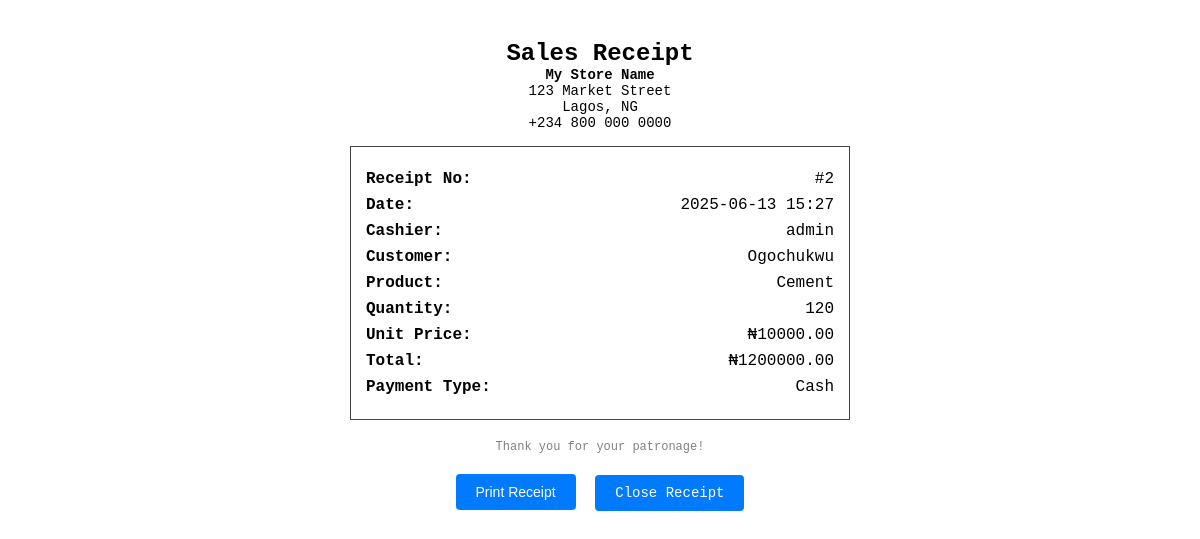
/receipt/2 (signed in), run on the app's committed database.
### models.py (models this page shows, shortened)
class Sale(db.Model):
    id = db.Column(db.Integer, primary_key=True)
    uuid = db.Column(db.String(36), unique=True, default=lambda: str(uuid.uuid4()))
    product_id = db.Column(db.Integer, db.ForeignKey('product.id'), nullable=False)
    quantity = db.Column(db.Integer, nullable=False)
    cost_price = db.Column(db.Float, nullable=False)  # <-- Add this line
    unit_price = db.Column(db.Float, nullable=False)
    total_price = db.Column(db.Float, nullable=False)
    customer_name = db.Column(db.String(100), nullable=True)
    payment_type = db.Column(db.String(50), nullable=True)  # e.g., Cash, Card, Mobile Money
    comments = db.Column(db.String(300), nullable=True)
    timestamp = db.Column(db.DateTime, default=datetime.utcnow)
    last_modified = db.Column(db.DateTime, default=datetime.utcnow, onupdate=datetime.utcnow)
    synced = db.Column(db.Boolean, default=False)
    user_id = db.Column(db.Integer, db.ForeignKey('user.id'))  # Link to User
    user = db.relationship('User', backref='sales')            # Optional: allows user.sales
    transaction_id = db.Column(db.Integer, db.ForeignKey('sale_transaction.id'), nullable=True)

class User(db.Model, UserMixin):
    id = db.Column(db.Integer, primary_key=True)
    uuid = db.Column(db.String(36), unique=True, default=lambda: str(uuid.uuid4()))
    username = db.Column(db.String(80), unique=True, nullable=False)
    full_name = db.Column(db.String(120), nullable=False)       # Full name field
    email = db.Column(db.String(120), unique=True, nullable=False)  # Email should be unique and required
    phone_number = db.Column(db.String(20), unique=True, nullable=True)  # Optional, but unique if provided
    password = db.Column(db.String(200), nullable=False)
    role = db.Column(db.String(20), nullable=False, default='user')  # roles: admin, approver, user
    is_approved = db.Column(db.Boolean, default=False)
    timestamp = db.Column(db.DateTime, default=datetime.utcnow)
    last_modified = db.Column(db.DateTime, default=datetime.utcnow, onupdate=datetime.utcnow)
    synced = db.Column(db.Boolean, default=False)

class Product(db.Model):
    id = db.Column(db.Integer, primary_key=True)
    uuid = db.Column(db.String(36), unique=True, default=lambda: str(uuid.uuid4()))
    barcode = db.Column(db.String(100), unique=True, nullable=True)  # <-- Add this line
    name = db.Column(db.String(100), nullable=False)
    quantity = db.Column(db.Integer, nullable=False)
    price = db.Column(db.Float, nullable=False)
    cost_price = db.Column(db.Float, nullable=False)
    timestamp = db.Column(db.DateTime, default=datetime.utcnow)
    last_modified = db.Column(db.DateTime, default=datetime.utcnow, onupdate=datetime.utcnow)
    synced = db.Column(db.Boolean, default=False)
    sales = db.relationship('Sale', backref='product', lazy=True)

### app.py (the view)
@app.route('/receipt/<int:sale_id>')
@login_required
def view_receipt(sale_id):
    sale = Sale.query.get_or_404(sale_id)
    product = Product.query.get(sale.product_id)
    return render_template('receipt.html', sale=sale, product=product)

### app.py (called while the page is built)
@login_manager.user_loader
def load_user(user_id):
    return User.query.get(int(user_id))

### templates/receipt.html (shortened to what this page needs)
<!DOCTYPE html>
<html>
<head>
</head>
<body>
    <h2>Sales Receipt</h2>
    <div class="store-info">
        <div><strong>My Store Name</strong></div>
        <div>123 Market Street</div>
        <div>Lagos, NG</div>
        <div>+234 800 000 0000</div>
    </div>
    <div class="receipt-box">
        <div class="line"><strong>Receipt No:</strong> <span>#{{ sale.id }}</span></div>
        <div class="line"><strong>Date:</strong> <span>{{ sale.timestamp.strftime('%Y-%m-%d %H:%M') }}</span></div>
        <div class="line"><strong>Cashier:</strong> <span>{{ sale.user.username }}</span></div>
        <div class="line"><strong>Customer:</strong> <span>{{ sale.customer_name or 'N/A' }}</span></div>
        <div class="line"><strong>Product:</strong> <span>{{ product.name }}</span></div>
        <div class="line"><strong>Quantity:</strong> <span>{{ sale.quantity }}</span></div>
        <div class="line"><strong>Unit Price:</strong> <span>₦{{ "%.2f"|format(sale.unit_price) }}</span></div>
        <div class="line"><strong>Total:</strong> <span>₦{{ "%.2f"|format(sale.total_price) }}</span></div>
        <div class="line"><strong>Payment Type:</strong> <span>{{ sale.payment_type }}</span></div>
    </div>
    <div class="footer">Thank you for your patronage!</div>
    <div class="btn-actions">
        <button onclick="window.print()">Print Receipt</button>
        <a href="{{ url_for('sales_list') }}">Close Receipt</a>
    </div>
</body>
</html>

### templates/receipt.html (style rules this page uses)
body { font-family: monospace, monospace; max-width: 500px; margin: 20px auto; background-color: #fff; color: #000; padding: 20px; font-size: 16px; }
h2, .store-info { text-align: center; margin: 0; }
.store-info { font-size: 14px; margin-bottom: 15px; }
.receipt-box { border: 1px solid #444; padding: 15px; margin-bottom: 20px; }
.line { display: flex; justify-content: space-between; margin: 8px 0; }
.line strong { flex-basis: 40%; }
.footer { text-align: center; font-size: 12px; color: gray; }
.btn-actions { text-align: center; margin-top: 15px; }
.btn-actions button, .btn-actions a { background: #007bff; border: none; padding: 10px 20px; font-size: 14px; color: #fff; border-radius: 4px; text-decoration: none; margin: 5px; cursor: pointer; display: inline-block; }

### data on the page
Sale: id "2", timestamp "2025-06-13 15:27", customer_name "Ogochukwu", quantity "120", unit_price "10000.00", total_price "1200000.00", payment_type "Cash"
User: user.username "admin"
Product: name "Cement"
